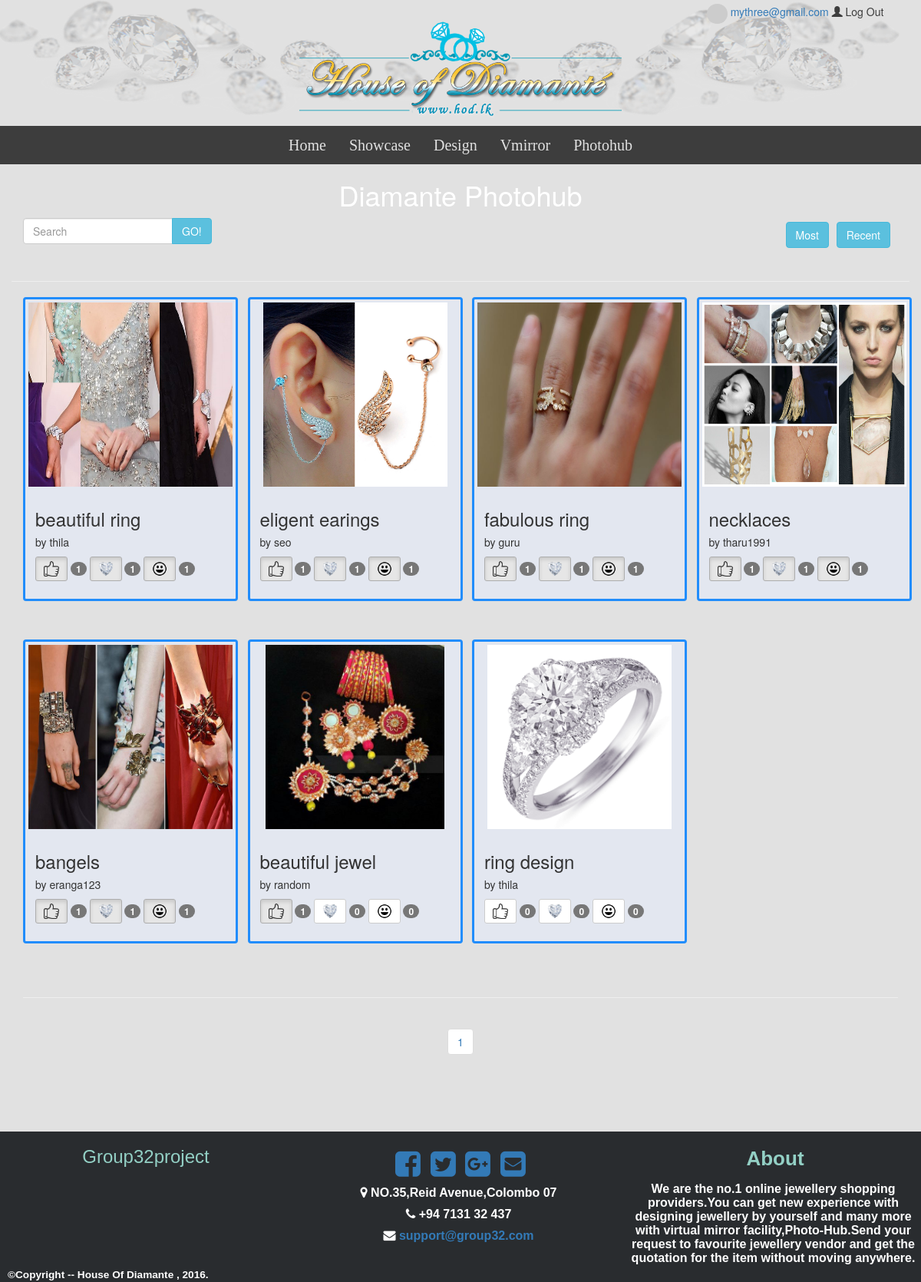
The page /photohub.php (signed in) on the database its author committed.
### tables this page shows
CREATE TABLE `articles` (
  `id` int(11) NOT NULL,
  `title_name` varchar(200) NOT NULL,
  `username` varchar(250) NOT NULL,
  `image_url` varchar(250) NOT NULL,
  `likes` int(11) NOT NULL,
  `loves` int(11) NOT NULL,
  `hahas` int(11) NOT NULL
);

### photohub.php (the view, shortened to what this page needs)
<?php
require_once 'init.php';
$user=$_SESSION['username'];
$articlesQuery1=mysqli_query($link,"SELECT * FROM articles");
$likesq=mysqli_query($link,"SELECT articles_like.article_id FROM articles_like WHERE articles_like.user='{$user}' AND articles_like.type='like'");
$loveq=mysqli_query($link,"SELECT articles_like.article_id FROM articles_like WHERE articles_like.user='{$user}' AND articles_like.type='love'");
$hahaq=mysqli_query($link,"SELECT articles_like.article_id FROM articles_like WHERE articles_like.user='{$user}'AND articles_like.type='haha'");
while($row1=mysqli_fetch_array($articlesQuery1)){
	$articles1[]=$row1;
}
$row2=mysqli_num_rows($likesq);
if($row2==0){
		$likesarr=array("null");
	}
	else{
	while($row2=mysqli_fetch_array($likesq)){
	$likesarr[]=$row2['article_id'];
	}
	}
$row3=mysqli_num_rows($loveq);
	if($row3==0){
		$lovearr=array("null");
	}
	else{
	while($row3=mysqli_fetch_array($loveq)){
	$lovearr[]=$row3['article_id'];
		}
	}
$row4=mysqli_num_rows($hahaq);
	if($row4==0){
		$hahaarr=array("null");
	}
	else{
		while($row4=mysqli_fetch_array($hahaq)){
	$hahaarr[]=$row4['article_id'];
	}
	}
?>
<html>
<head>
    <link href="css/bootstrap.min.css" rel="stylesheet">
	<link href="https://maxcdn.bootstrapcdn.com/bootstrap/3.3.6/css/bootstrap.min.css" rel="stylesheet">
    <link href="css/thumbnail-gallery.css" rel="stylesheet">
	<link href="css/home.css" rel="stylesheet">
	<link href="//maxcdn.bootstrapcdn.com/font-awesome/4.1.0/css/font-awesome.min.css" rel="stylesheet">
</head>
<body style="background-color:#E1E1E1; background-size: 100% 100%;" >
		<?php include 'template/menu.php' ?>
	    <?php include 'template/headnav.php';?>
    <div class="container">
        <div class="row">
            <div class="col-lg-12">
                <h1 class="text-center" style="color:white;">Diamante Photohub</h1>
            </div>
			<form class="navbar-form" role="search">
								<div class="input-group">
								  <input class="form-control" id="search" style="color:"placeholder="Search">
								  <div class="input-group-btn">
									<button href=""id="go"class="btn btn-info" type="button">GO!</button>
								  </div>
								</div>
								 <button class="btn btn-info pull-right" style="margin-right:10px; margin-top:5px;">Recent</button>
								 <button class="btn btn-info pull-right" style="margin-right:10px; margin-top:5px;">Most</button>
			</form>
			<br>
			<hr>
			<div id="article">
			<?php foreach($articles1 as $article1):?>
            <div class="col-lg-3 col-md-4 col-sm-6 col-xs-12 thumb">
                <div class="thumbnail"style="width:280px;background-color: rgba(230,238,255,0.5); border: 3px solid #218dfb;">
                    <img class="img-responsive" src="<?php echo $article1['image_url']; ?>" style="height:30%;" alt="">
                <div class="caption">
                    <h3><?php echo $article1['title_name']; ?></h3>
					<h5>by <?php echo $article1['username']; ?></h5>
                    <p>
					<?php if(in_array($article1['id'],$likesarr)):?>
					<a value="like" id="<?php echo $article1['id']; ?>" class="btn btn-default btn-sm active" role="button"><img class="img1" src="./img/like.png" alt="" style=""></a>
					<?php else: ?>
					<a value="like" id="<?php echo $article1['id']; ?>" class="btn btn-default btn-sm" role="button"><img class="img1" src="./img/like.png" alt="" style=""></a>
					<?php endif; ?>
					<?php $sid="like";
                                            $sid.=$article1['id'];
                                        ?>
					<span id="<?php echo $sid; ?>" class="badge"><?php echo $article1['likes']; ?> </span>
					<?php if(in_array($article1['id'],$lovearr)):?>
					<a value="love" id="<?php echo $article1['id']; ?>" class="btn btn-default btn-sm active" role="button"><img class="img1" src="./img/heart.png" alt="" style=""></a>
					<?php else: ?>
					<a value="love" id="<?php echo $article1['id']; ?>" class="btn btn-default btn-sm" role="button"><img class="img1" src="./img/heart.png" alt="" style=""></a>
					<?php endif; ?>
					<?php $sid="love";
                                            $sid.=$article1['id'];
                                        ?>
					<span id="<?php echo $sid; ?>" class="badge"><?php echo $article1['loves']; ?></span>
					<?php if(in_array($article1['id'],$hahaarr)):?>
					<a value="haha" id="<?php echo $article1['id']; ?>" class="btn btn-default btn-sm active" role="button"><img class="img1" src="./img/smile.png" alt="" style=""></a>
					<?php else: ?>
					<a value="haha" id="<?php echo $article1['id']; ?>" class="btn btn-default btn-sm" role="button"><img class="img1" src="./img/smile.png" alt="" style=""></a>
					<?php endif; ?>
                                        <?php $sid="haha";
                                            $sid.=$article1['id'];
                                        ?>
					<span id="<?php echo $sid; ?>" class="badge"><?php echo $article1['hahas']; ?></span>
					</p>
				</div>
                </div>
            </div>
            <?php endforeach; ?>
        </div>
		</div>
        <hr>
		<div class="col-md-12 text-center" id="paging" style="margin-bottom:40px">
		<ul class="pagination" >
			<?php $w=sizeof($articles1)/8;
				if(sizeof($articles1)%8!=0){
					$w++;
				}?>
			<?php for($r=1;$r<=$w;$r++):?>
			<li><a id=<?php echo $r; ?>><?php echo $r; ?></a></li>
			<?php endfor; ?>
		</ul>
		</div>
    </div>
	<footer class="container1">
		<?php include 'footer.php';?>
	</footer>
</body>
</html>

### css/thumbnail-gallery.css (style rules this page uses)
.thumb { margin-bottom: 30px; }
.img1 { width: 20px; height: 20px; }

### css/home.css (style rules this page uses)
body { background-image:img/bg5.jpg; background-repeat: repeat-x; max-width: 100%; overflow-x: hidden; }
.container1 { background-color: #292c2f; box-shadow: 0 1px 1px 0 rgba(0, 0, 0, 0.12); box-sizing: border-box; width: 100%; height:auto; font: bold 16px sans-serif; margin-top: 40px; }
footer { position: fixed; bottom: 0; }

### rows shown on the page
articles: image_url (picture), title_name "beautiful ring", username "thila", likes "1", loves "1", hahas "1"
articles: image_url (picture), title_name "eligent earings", username "seo", likes "1", loves "1", hahas "1"
articles: image_url (picture), title_name "fabulous ring", username "guru", likes "1", loves "1", hahas "1"
articles: image_url (picture), title_name "necklaces", username "tharu1991", likes "1", loves "1", hahas "1"
articles: image_url (picture), title_name "bangels", username "eranga123", likes "1", loves "1", hahas "1"
articles: image_url (picture), title_name "beautiful jewel", username "random", likes "1", loves "0", hahas "0"
articles: image_url (picture), title_name "ring design", username "thila", likes "0", loves "0", hahas "0"

### other values the page prints
$_SESSION['emailn'] "mythree@gmail.com"
